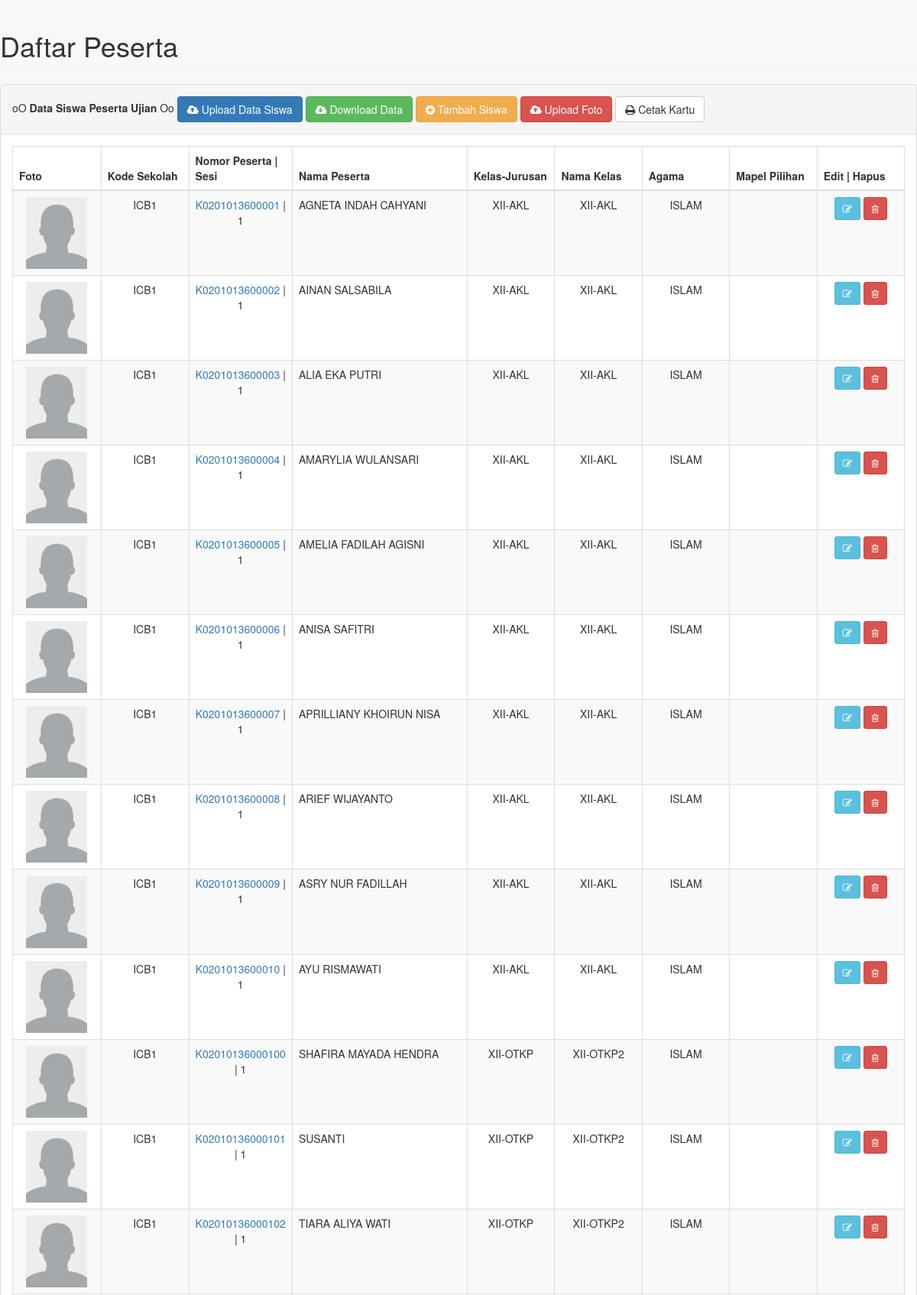
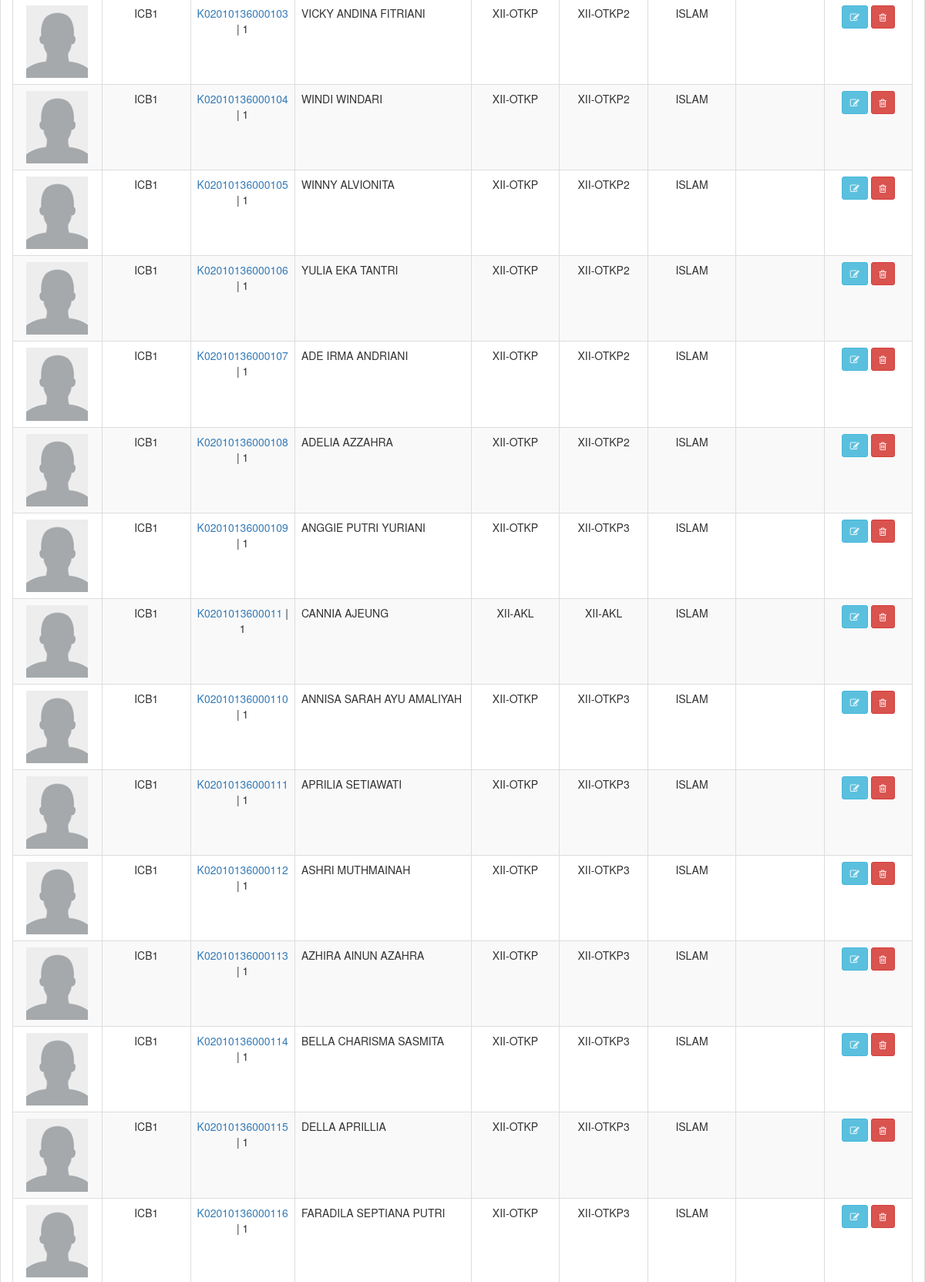
/panel/pages/daftar_siswa.php (signed in, upper part), run on the app's committed database (2 pictures, top to bottom).
### tables this page shows
CREATE TABLE `cbt_admin` (
  `Urut` int(11) NOT NULL,
  `XSekolah` varchar(250) NOT NULL,
  `XTingkat` varchar(3) NOT NULL,
  `XIp` varchar(15) NOT NULL,
  `XAlamat` text NOT NULL,
  `XKec` varchar(50) NOT NULL,
  `XKab` varchar(50) NOT NULL,
  `XProp` varchar(50) NOT NULL,
  `XTelp` varchar(20) NOT NULL,
  `XFax` varchar(20) NOT NULL,
  `XEmail` varchar(250) NOT NULL,
  `XWeb` varchar(200) NOT NULL,
  `XLogo` text NOT NULL,
  `XBanner` varchar(250) NOT NULL,
  `XKepSek` varchar(100) NOT NULL,
  `XAdmin` varchar(100) NOT NULL,
  `XPicAdmin` varchar(250) NOT NULL,
  `XWarna` varchar(10) NOT NULL,
  `XStatus` varchar(1) NOT NULL,
  `XKodeSekolah` varchar(50) NOT NULL,
  `XNIPKepsek` varchar(30) NOT NULL,
  `XNIPAdmin` varchar(30) NOT NULL,
  `XLogin` varchar(50) NOT NULL,
  `XH1` varchar(50) NOT NULL,
  `XH3` varchar(30) NOT NULL,
  `XH2` varchar(50) NOT NULL,
  `XFolderPusat` tinytext NOT NULL COMMENT 'jika folder besmart3 diubah',
  `XLoginUtama` varchar(50) NOT NULL,
  `XeLearning` varchar(50) NOT NULL
);

CREATE TABLE `cbt_siswa` (
  `Urut` int(11) NOT NULL,
  `XNomerUjian` varchar(20) NOT NULL,
  `XNIK` varchar(10) NOT NULL,
  `XKodeJurusan` varchar(10) NOT NULL,
  `XNamaSiswa` varchar(255) NOT NULL,
  `XKodeKelas` varchar(10) NOT NULL,
  `XKodeLevel` varchar(10) NOT NULL,
  `XJenisKelamin` varchar(1) NOT NULL,
  `XPassword` varchar(150) NOT NULL,
  `XFoto` varchar(250) NOT NULL,
  `XAgama` varchar(20) NOT NULL,
  `XSetId` varchar(10) NOT NULL,
  `XSesi` varchar(11) NOT NULL,
  `XRuang` varchar(15) NOT NULL,
  `XKodeSekolah` varchar(50) NOT NULL,
  `XPilihan` varchar(50) NOT NULL,
  `XNamaKelas` varchar(40) NOT NULL
);

### panel/pages/daftar_siswa.php (the view, shortened to what this page needs)
<?php
include "../../config/server.php";
$sqlad = mysql_query("select * from cbt_admin");
$ad = mysql_fetch_array($sqlad);
$tingkat=$ad['XTingkat'];
if ($tingkat=="MA" or $tingkat=="SMA" or $tingkat=="SMK"  ){$rombel="Jurusan";}else{$rombel="Rombel";}
?>
<!DOCTYPE html>
<html lang="en">
<head>
	<link href="../vendor/bootstrap/css/bootstrap.min.css" rel="stylesheet">
	<link href="../vendor/datatables-plugins/dataTables.bootstrap.css" rel="stylesheet">
    <link href="../dist/css/sb-admin-2.css" rel="stylesheet">
	<link href="../vendor/font-awesome/css/font-awesome.min.css" rel="stylesheet" type="text/css">
</head>
<body>
            <div class="row">
                <div class="col-lg-12">
                    <h1 class="page-header">Daftar Peserta</h1>
                </div>
            </div>
            <div class="row">
                <div class="col-lg-12">
                    <div class="panel panel-default">
                        <div class="panel-heading">
                            oO <b>Data Siswa Peserta Ujian</b> Oo
				<a href="?modul=upl_siswa">
					<button type="button" class="btn btn-primary btn-small" style="margin-top:5px; margin-bottom:5px">
						<i class="fa fa-cloud-upload"></i> Upload Data Siswa</i>
					</button>
				</a>
				<a href="down_excel_siswa.php" target="_blank">
					<button type="button" class="btn btn-success" id="download"> <i class='fa fa-cloud-download  '></i> Download Data</button>
				 </a>
				<a href='#myTam' id='custId' data-toggle='modal' data-id=''>
				<button type="button" class="btn btn-warning btn-small" ><i class="fa fa-plus-circle"></i> Tambah Siswa</button>
				<a href="?modul=upl_foto">
					<button type="button" class="btn btn-danger btn-small" style="margin-top:5px; margin-bottom:5px">
						<i class="fa fa-cloud-upload"></i> Upload Foto</i>
					</button>
				</a>
				<a href='#myCetakKartu' id='custId' data-toggle='modal' data-id=''>
				<button type="button" class="btn btn-default btn-small" ><i class="fa fa-print"></i> Cetak Kartu</button>
				</a>
                        </div>
                        <div class="panel-body">
                            <table width="100%" class="table table-striped table-bordered table-hover" id="dataTables-example">
                                <thead>
                                    <tr>
                                        <th width="10%">Foto</th>
                                        <th width="10%">Kode Sekolah</th>
										<th width="10%">Nomor Peserta | Sesi</th>
                                        <th width="20%">Nama Peserta</th>
                                        <th width="10%">Kelas-<?php echo $rombel; ?></th>
										<th width="10%">Nama Kelas</th>
										<th width="10%">Agama</th>
                                        <th width="10%">Mapel Pilihan</th>
                                        <th width="12%">Edit | Hapus</th>
                                        </tr>
                                </thead>
                                <tbody>
				<?php	$sql = mysql_query("select * from cbt_siswa order by XNomerUjian");
						while($s = mysql_fetch_array($sql)){
							$gbr=str_replace(" ","",$s['XFoto']);
							if($gbr==""){$gbr="nouser.png";}
				?>
							<tr class="odd gradeX">
								<td align="center">
										<a href="#" data-toggle="modal" data-target="#myModal<?php echo $s['Urut']; ?>">
										<img src="../../fotosiswa/<?php echo "$gbr"; ?>" width="80"/></a>
								</td>
								<td align="center"><?php echo $s['XKodeSekolah']; ?></td>
								<td align="center"><a href="#" data-toggle="modal" data-target="#myModal<?php echo $s['XNomerUjian']; ?>">
									<?php echo $s['XNomerUjian']; ?></a> | <?php echo $s['XSesi']; ?></td>
								<td><?php echo $s['XNamaSiswa']; ?></td>
								<td align="center"><?php echo $s['XKodeKelas']; ?>-<?php echo $s['XKodeJurusan']; ?></td>
								<td align="center"><?php echo $s['XNamaKelas']; ?></td>
								<td align="center"><?php echo $s['XAgama']; ?></td>
								<td align="center"><?php echo $s['XPilihan']; ?></td>
								<td align="center"><?php echo "
									<a href='#myModal' id='custId' data-toggle='modal' data-id=".$s['Urut'].">"; ?>
									<button type="button" class="btn btn-info btn-sm"><i class="fa fa-edit"></i></button></a>
									<a href="?modul=daftar_siswa&aksi=hapus&urut=<?php echo $s['Urut']; ?>">
									<button type="button" class="btn btn-danger btn-sm"><i class="fa fa-trash-o "></i></button></a>
								</td>
							</tr>
				<?php } ?>
                                </tbody>
                            </table>
                        </div>
                    </div>
                </div>
            </div>
</body>
</html>

### data on the page
cbt_admin: XTingkat "Jurusan"
cbt_siswa: XKodeSekolah "ICB1", XNomerUjian "K0201013600001", XSesi "1", XNamaSiswa "AGNETA INDAH CAHYANI", XKodeKelas "XII", XKodeJurusan "AKL", XNamaKelas "XII-AKL", XAgama "ISLAM"
cbt_siswa: XKodeSekolah "ICB1", XNomerUjian "K0201013600002", XSesi "1", XNamaSiswa "AINAN SALSABILA", XKodeKelas "XII", XKodeJurusan "AKL", XNamaKelas "XII-AKL", XAgama "ISLAM"
cbt_siswa: XKodeSekolah "ICB1", XNomerUjian "K0201013600003", XSesi "1", XNamaSiswa "ALIA EKA PUTRI", XKodeKelas "XII", XKodeJurusan "AKL", XNamaKelas "XII-AKL", XAgama "ISLAM"
cbt_siswa: XKodeSekolah "ICB1", XNomerUjian "K0201013600004", XSesi "1", XNamaSiswa "AMARYLIA WULANSARI", XKodeKelas "XII", XKodeJurusan "AKL", XNamaKelas "XII-AKL", XAgama "ISLAM"
cbt_siswa: XKodeSekolah "ICB1", XNomerUjian "K0201013600005", XSesi "1", XNamaSiswa "AMELIA FADILAH AGISNI", XKodeKelas "XII", XKodeJurusan "AKL", XNamaKelas "XII-AKL", XAgama "ISLAM"
cbt_siswa: XKodeSekolah "ICB1", XNomerUjian "K0201013600006", XSesi "1", XNamaSiswa "ANISA SAFITRI", XKodeKelas "XII", XKodeJurusan "AKL", XNamaKelas "XII-AKL", XAgama "ISLAM"
cbt_siswa: XKodeSekolah "ICB1", XNomerUjian "K0201013600007", XSesi "1", XNamaSiswa "APRILLIANY KHOIRUN NISA", XKodeKelas "XII", XKodeJurusan "AKL", XNamaKelas "XII-AKL", XAgama "ISLAM"
cbt_siswa: XKodeSekolah "ICB1", XNomerUjian "K0201013600008", XSesi "1", XNamaSiswa "ARIEF WIJAYANTO", XKodeKelas "XII", XKodeJurusan "AKL", XNamaKelas "XII-AKL", XAgama "ISLAM"
cbt_siswa: XKodeSekolah "ICB1", XNomerUjian "K0201013600009", XSesi "1", XNamaSiswa "ASRY NUR FADILLAH", XKodeKelas "XII", XKodeJurusan "AKL", XNamaKelas "XII-AKL", XAgama "ISLAM"
cbt_siswa: XKodeSekolah "ICB1", XNomerUjian "K0201013600010", XSesi "1", XNamaSiswa "AYU RISMAWATI", XKodeKelas "XII", XKodeJurusan "AKL", XNamaKelas "XII-AKL", XAgama "ISLAM"
cbt_siswa: XKodeSekolah "ICB1", XNomerUjian "K02010136000100", XSesi "1", XNamaSiswa "SHAFIRA MAYADA HENDRA", XKodeKelas "XII", XKodeJurusan "OTKP", XNamaKelas "XII-OTKP2", XAgama "ISLAM"
cbt_siswa: XKodeSekolah "ICB1", XNomerUjian "K02010136000101", XSesi "1", XNamaSiswa "SUSANTI", XKodeKelas "XII", XKodeJurusan "OTKP", XNamaKelas "XII-OTKP2", XAgama "ISLAM"
cbt_siswa: XKodeSekolah "ICB1", XNomerUjian "K02010136000102", XSesi "1", XNamaSiswa "TIARA ALIYA WATI", XKodeKelas "XII", XKodeJurusan "OTKP", XNamaKelas "XII-OTKP2", XAgama "ISLAM"
cbt_siswa: XKodeSekolah "ICB1", XNomerUjian "K02010136000103", XSesi "1", XNamaSiswa "VICKY ANDINA FITRIANI", XKodeKelas "XII", XKodeJurusan "OTKP", XNamaKelas "XII-OTKP2", XAgama "ISLAM"
cbt_siswa: XKodeSekolah "ICB1", XNomerUjian "K02010136000104", XSesi "1", XNamaSiswa "WINDI WINDARI", XKodeKelas "XII", XKodeJurusan "OTKP", XNamaKelas "XII-OTKP2", XAgama "ISLAM"
cbt_siswa: XKodeSekolah "ICB1", XNomerUjian "K02010136000105", XSesi "1", XNamaSiswa "WINNY ALVIONITA", XKodeKelas "XII", XKodeJurusan "OTKP", XNamaKelas "XII-OTKP2", XAgama "ISLAM"
cbt_siswa: XKodeSekolah "ICB1", XNomerUjian "K02010136000106", XSesi "1", XNamaSiswa "YULIA EKA TANTRI", XKodeKelas "XII", XKodeJurusan "OTKP", XNamaKelas "XII-OTKP2", XAgama "ISLAM"
cbt_siswa: XKodeSekolah "ICB1", XNomerUjian "K02010136000107", XSesi "1", XNamaSiswa "ADE IRMA ANDRIANI", XKodeKelas "XII", XKodeJurusan "OTKP", XNamaKelas "XII-OTKP2", XAgama "ISLAM"
